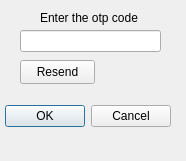
<?xml version="1.0" encoding="UTF-8"?>
<ui version="4.0">
 <class>otp</class>
 <widget class="QDialog" name="otp">
  <property name="geometry">
   <rect>
    <x>0</x>
    <y>0</y>
    <width>186</width>
    <height>161</height>
   </rect>
  </property>
  <property name="windowTitle">
   <string>Dialog</string>
  </property>
  <widget class="QDialogButtonBox" name="buttonBox">
   <property name="geometry">
    <rect>
     <x>-170</x>
     <y>100</y>
     <width>341</width>
     <height>32</height>
    </rect>
   </property>
   <property name="orientation">
    <enum>Qt::Horizontal</enum>
   </property>
   <property name="standardButtons">
    <set>QDialogButtonBox::Cancel|QDialogButtonBox::Ok</set>
   </property>
  </widget>
  <widget class="QLabel" name="label">
   <property name="geometry">
    <rect>
     <x>40</x>
     <y>10</y>
     <width>151</width>
     <height>16</height>
    </rect>
   </property>
   <property name="text">
    <string>Enter the otp code</string>
   </property>
  </widget>
  <widget class="QLineEdit" name="lineEdit">
   <property name="geometry">
    <rect>
     <x>20</x>
     <y>30</y>
     <width>141</width>
     <height>22</height>
    </rect>
   </property>
  </widget>
  <widget class="QPushButton" name="pushButton">
   <property name="geometry">
    <rect>
     <x>20</x>
     <y>60</y>
     <width>75</width>
     <height>24</height>
    </rect>
   </property>
   <property name="text">
    <string>Resend</string>
   </property>
  </widget>
 </widget>
 <resources/>
 <connections>
  <connection>
   <sender>buttonBox</sender>
   <signal>accepted()</signal>
   <receiver>otp</receiver>
   <slot>accept()</slot>
   <hints>
    <hint type="sourcelabel">
     <x>248</x>
     <y>254</y>
    </hint>
    <hint type="destinationlabel">
     <x>157</x>
     <y>274</y>
    </hint>
   </hints>
  </connection>
  <connection>
   <sender>buttonBox</sender>
   <signal>rejected()</signal>
   <receiver>otp</receiver>
   <slot>reject()</slot>
   <hints>
    <hint type="sourcelabel">
     <x>316</x>
     <y>260</y>
    </hint>
    <hint type="destinationlabel">
     <x>286</x>
     <y>274</y>
    </hint>
   </hints>
  </connection>
 </connections>
</ui>
